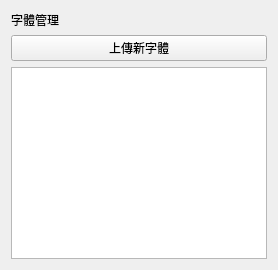
<?xml version="1.0" encoding="UTF-8"?>
<ui version="4.0">
 <class>FontManager</class>
 <widget class="QWidget" name="FontManager">
  <layout class="QVBoxLayout" name="verticalLayout">
   <item>
    <widget class="TitleLabel" name="titleLabel">
     <property name="text">
      <string>字體管理</string>
     </property>
    </widget>
   </item>
   <item>
    <widget class="PrimaryPushButton" name="upload_font_button">
     <property name="text">
      <string>上傳新字體</string>
     </property>
    </widget>
   </item>
   <item>
    <widget class="ListWidget" name="font_list_widget"/>
   </item>
  </layout>
 </widget>
 <customwidgets>
     <customwidget>
   <class>ListWidget</class>
   <extends>QListWidget</extends>
   <header>qfluentwidgets</header>
  </customwidget>
  <customwidget>
   <class>SwitchButton</class>
   <extends>QPushButton</extends>
   <header>qfluentwidgets</header>
  </customwidget>
     <customwidget>
   <class>PrimaryPushButton</class>
   <extends>QPushButton</extends>
   <header>qfluentwidgets</header>
  </customwidget>
  <customwidget>
   <class>BodyLabel</class>
   <extends>QLabel</extends>
   <header>qfluentwidgets</header>
  </customwidget>
  <customwidget>
   <class>ComboBox</class>
   <extends>QPushButton</extends>
   <header>qfluentwidgets</header>
  </customwidget>
  <customwidget>
   <class>LineEdit</class>
   <extends>QLineEdit</extends>
   <header>qfluentwidgets</header>
  </customwidget>
  <customwidget>
   <class>Slider</class>
   <extends>QSlider</extends>
   <header>qfluentwidgets</header>
  </customwidget>
  <customwidget>
   <class>ColorButton</class>
   <extends>QPushButton</extends>
   <header>ui.customs.pick_color_button</header>
  </customwidget>
  <customwidget>
   <class>CheckBox</class>
   <extends>QCheckBox</extends>
   <header>qfluentwidgets</header>
  </customwidget>
     <customwidget>
   <class>TitleLabel</class>
   <extends>QLabel</extends>
   <header>qfluentwidgets</header>
  </customwidget>
 </customwidgets>
 <resources/>
 <connections/>
</ui>
